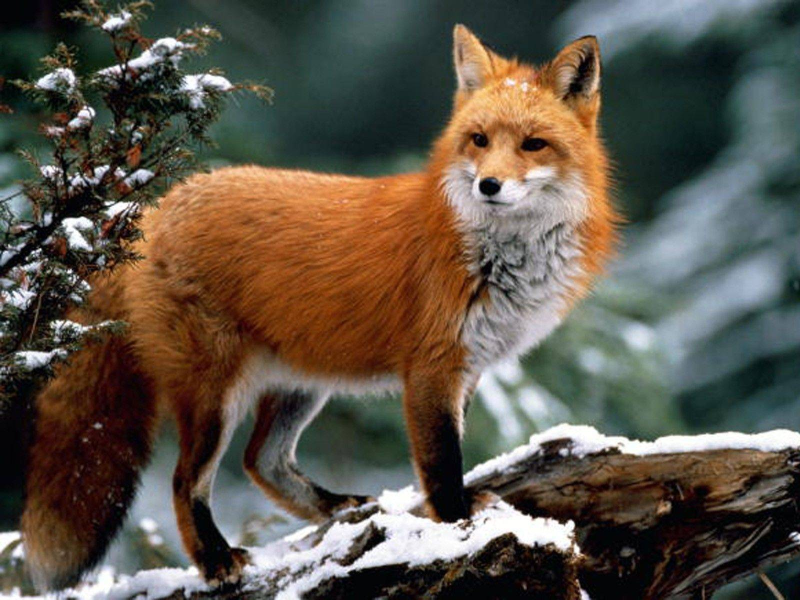
//> input picture resources/fox.jpg, 1600 x 1200 px (shown at 1/2 size)
$ ./main ../resources/fox.jpg   (built with g++ and OpenCV 4)
//> lines starting //> are read from the running program, lines starting //| are printed output that depends on the picture
#include <iostream>
#include <memory>
#include <opencv2/core.hpp>
#include <opencv2/highgui.hpp>
#include <opencv2/imgproc.hpp>

#include <complex>

#include "noize_map_generator/noize_map_generator.h"

void PrintHelp() {
  std::cout << "You're just not doing anything right!" << std::endl;
}

int main(int argc, char** argv) {
  if (argc != 2) {
    PrintHelp();
    return -1;
  }
  std::string resources_dir = RESOURCE_DIR;
  std::string image_name(argv[1]);
  cv::Mat img =
      cv::imread(resources_dir + "/" + image_name, cv::IMREAD_GRAYSCALE);
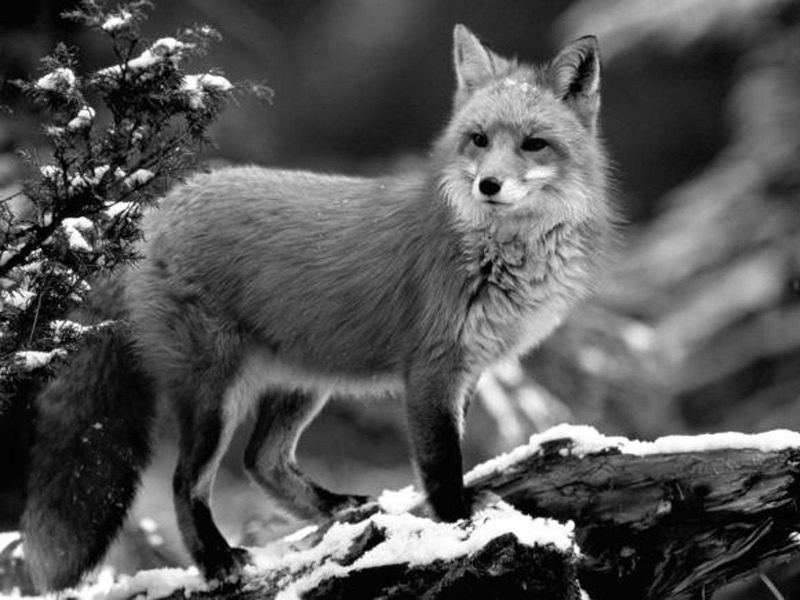
//> img: 1200 rows x 1600 cols, CV_8UC1 (shown at 1/2 size); min 0, max 255, mean 86
  if (img.empty()) {
    std::cout << "Can't open image by path:" << resources_dir + "/" + image_name
              << std::endl;
    return -1;
  }

  cv::resize(img, img, cv::Size(500, 500));
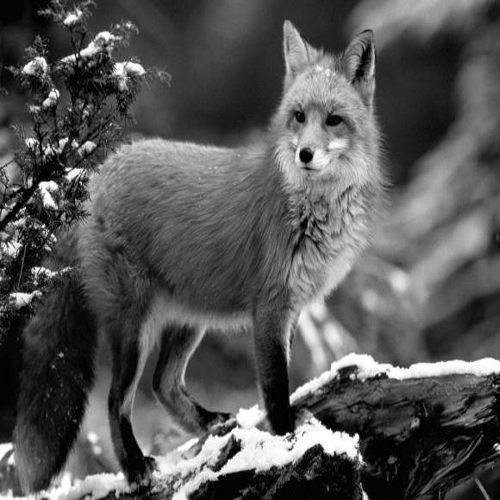
//> img: 500 rows x 500 cols, CV_8UC1; min 0, max 255, mean 85.9

//> (the run ends here: the program needs code that is not available in this run, at `std::unique_ptr<NoizeMapGenerator> noize_generator(new NoizeMapVetrica..`)
